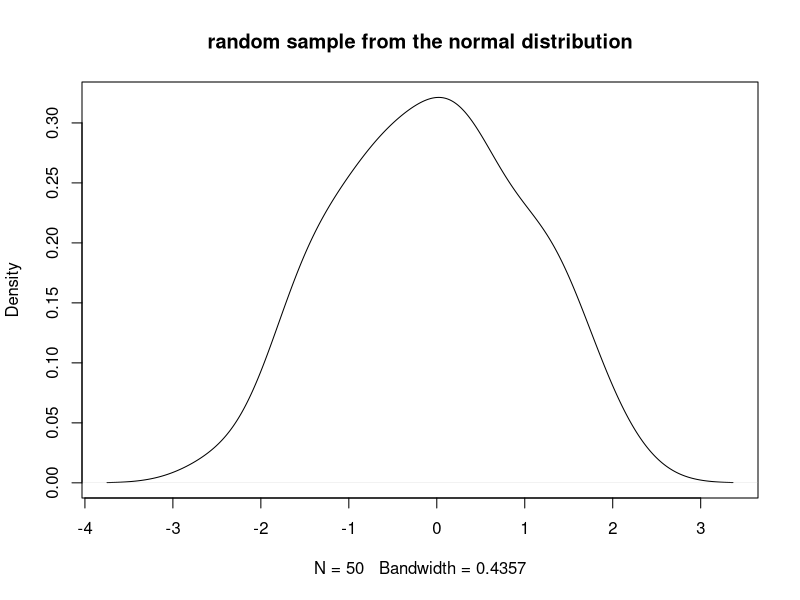
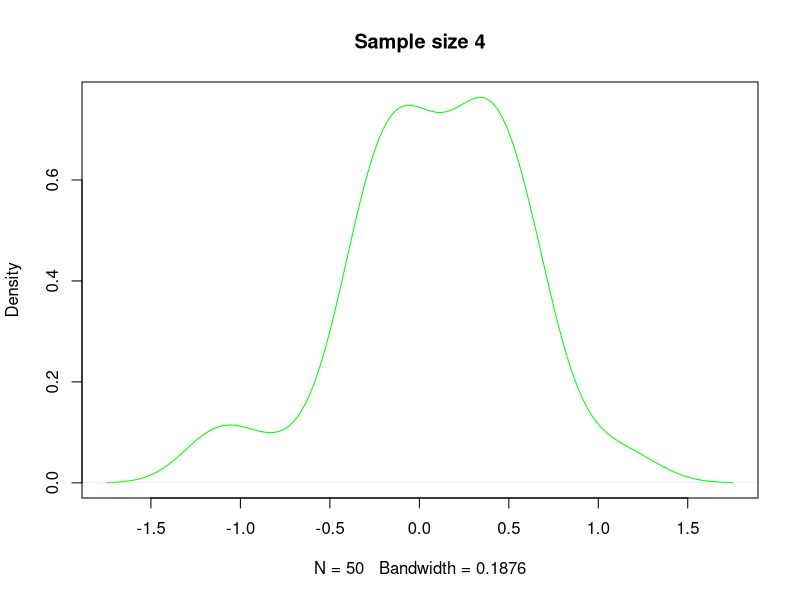
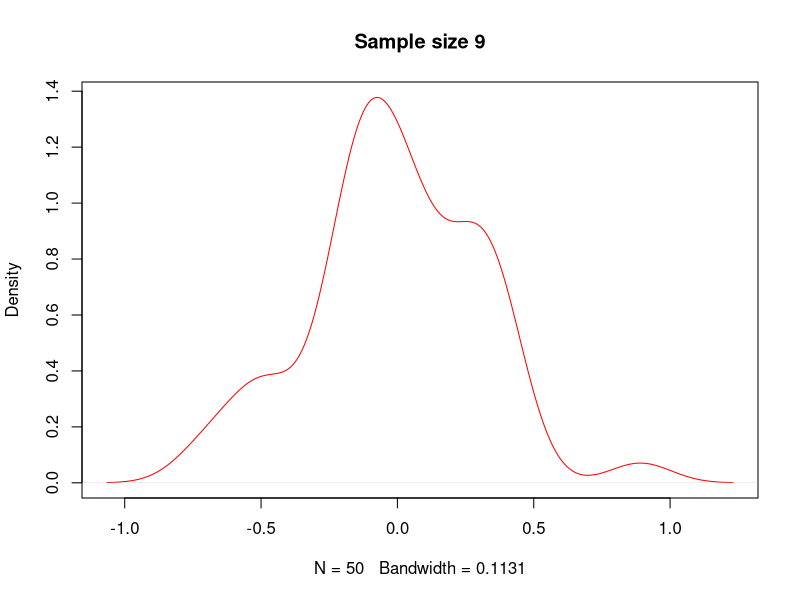
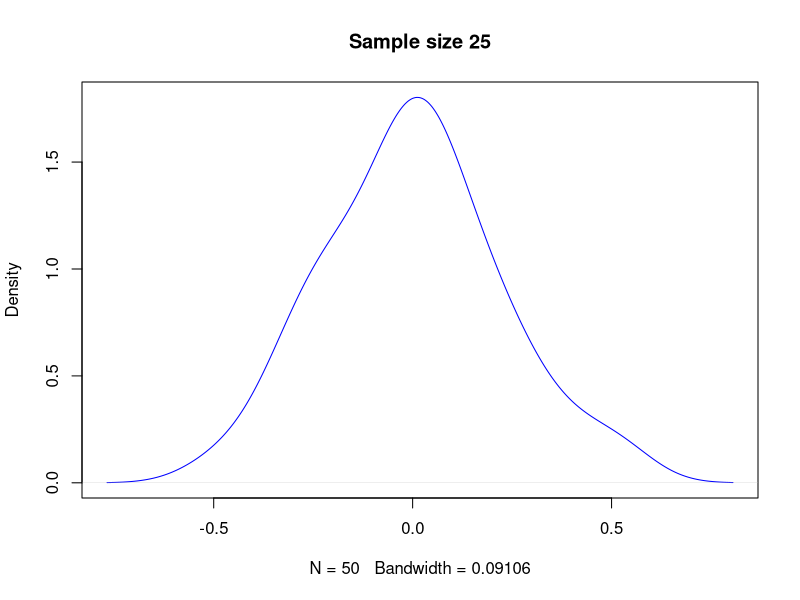

Generate these figures, in order, with R:

#random sample from the normal distribution, and plot the estimated density function
nor_sam <- rnorm(50);

print(nor_sam)


plot(density(nor_sam),main='random sample from the normal distribution')

#take repeated samples of size 4, calculate the mean for each such sample, and plot the density

arr <- numeric(50);

for (i in 1:50) {
  
  arr[i] <-mean(rnorm(4))
  
}

plot(density(arr),col='green',main='Sample size 4')

# taking samples of size 9, and of size 25

arr <- numeric(50);

for (i in 1:50) {
  
  arr[i] <-mean(rnorm(9))
  
}

plot(density(arr),col='red',main='Sample size 9')



arr <- numeric(50);

for (i in 1:50) {
  
  arr[i] <-mean(rnorm(25))
  
}

plot(density(arr),col='blue',main='Sample size 25')
  